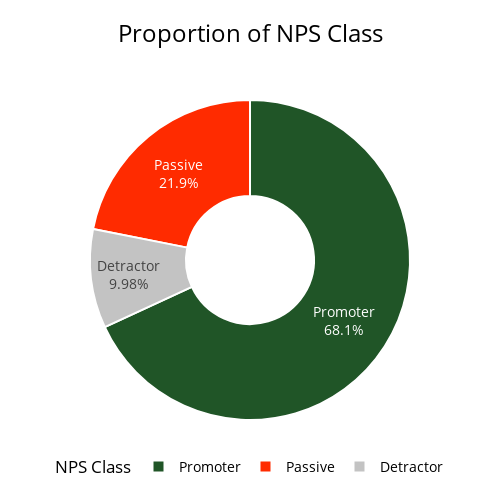

Notebook code for this chart:
### Code cell
df_NPS = df.groupby('NPS_Class').size().reset_index(name='Count')

color_map = {
    'Promoter': '#205527', 
    'Passive': '#FF2B00',  
    'Detractor': '#C3C3C3' 
}

fig = px.pie(
    df_NPS,
    names='NPS_Class',
    values='Count',
    color='NPS_Class',
    color_discrete_map=color_map,
    title='Proportion of NPS Class',
    hole=0.4  # Adding a hole to make it a donut chart
)

fig.update_layout(
    width = 500,
    height = 500,
    title={
        'text': 'Proportion of NPS Class',
        'y': 0.95,
        'x': 0.5,
        'xanchor': 'center',
        'yanchor': 'top',
        'font': {
            'size': 24
        }
    },
    legend_title_text='NPS Class',
    legend=dict(
        orientation="h",
        yanchor="bottom",
        y=-0.2,
        xanchor="center",
        x=0.5
    ),
    plot_bgcolor='#f5f5f5',  # Light grey background
    paper_bgcolor='#ffffff',  # White background
    font=dict(
        size=14,
        color='#000000'
    )
)

fig.update_traces(
    textinfo='percent+label',
    textfont_size=14,
    marker=dict(
        line=dict(color='#ffffff', width=2)
    ),
    hoverinfo='label+percent+value'
)

fig.show()

### Figure 1 — Plotly figure (JSON) as saved in the notebook; plotly's stock layout.template omitted (floating-point values rounded to 4 significant figures)
{"data": [{"customdata": [["Detractor"], ["Passive"], ["Promoter"]], "domain": {"x": [0, 1], "y": [0, 1]}, "hole": 0.4, "hoverinfo": "label+percent+value", "hovertemplate": "NPS_Class=%{customdata[0]}<br>Count=%{value}<extra></extra>", "labels": ["Detractor", "Passive", "Promoter"], "legendgroup": "", "marker": {"colors": ["#C3C3C3", "#FF2B00", "#205527"], "line": {"color": "#ffffff", "width": 2}}, "name": "", "showlegend": true, "textfont": {"size": 14}, "textinfo": "percent+label", "type": "pie", "values": [19186, 42088, 130921]}], "layout": {"font": {"color": "#000000", "size": 14}, "height": 500, "legend": {"orientation": "h", "title": {"text": "NPS Class"}, "tracegroupgap": 0, "x": 0.5, "xanchor": "center", "y": -0.2, "yanchor": "bottom"}, "paper_bgcolor": "#ffffff", "plot_bgcolor": "#f5f5f5", "title": {"font": {"size": 24}, "text": "Proportion of NPS Class", "x": 0.5, "xanchor": "center", "y": 0.95, "yanchor": "top"}, "width": 500}}
